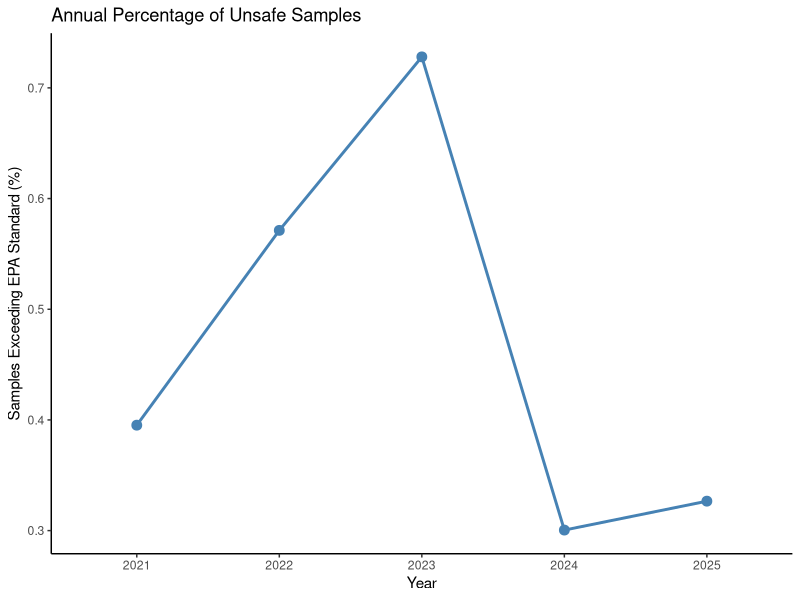
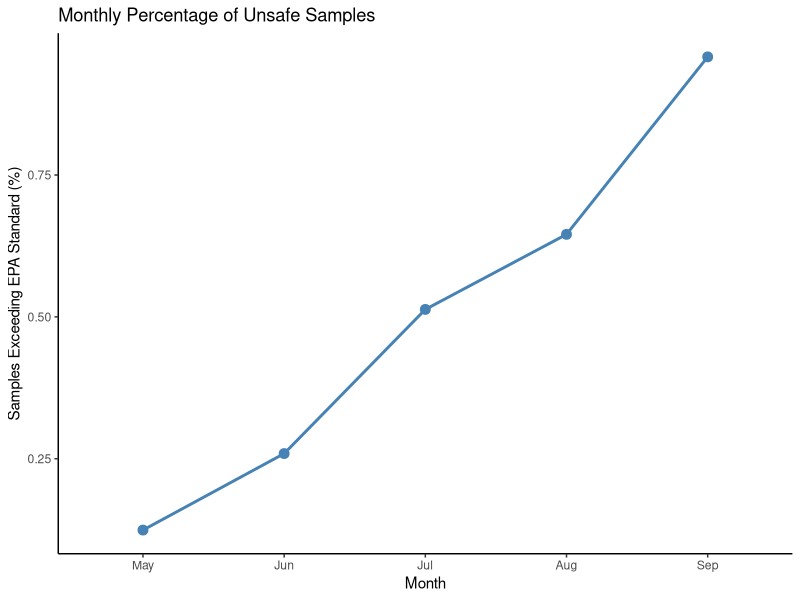
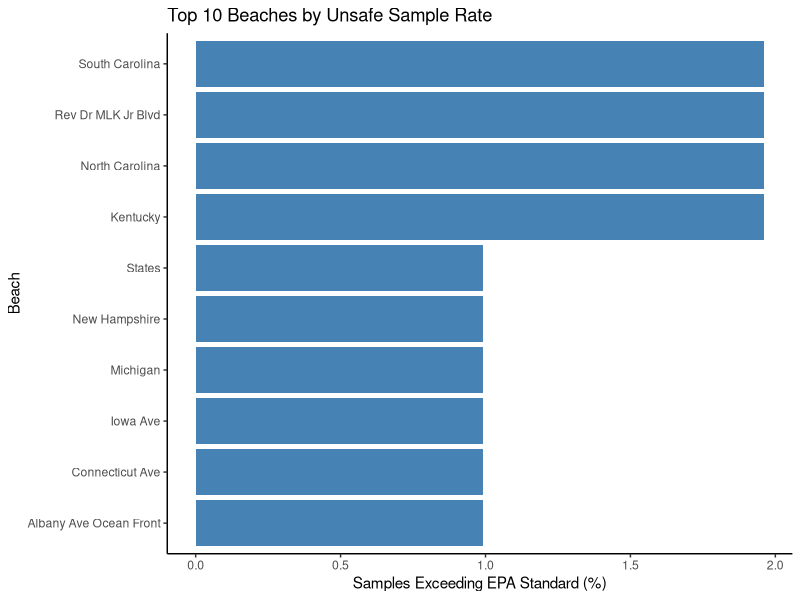
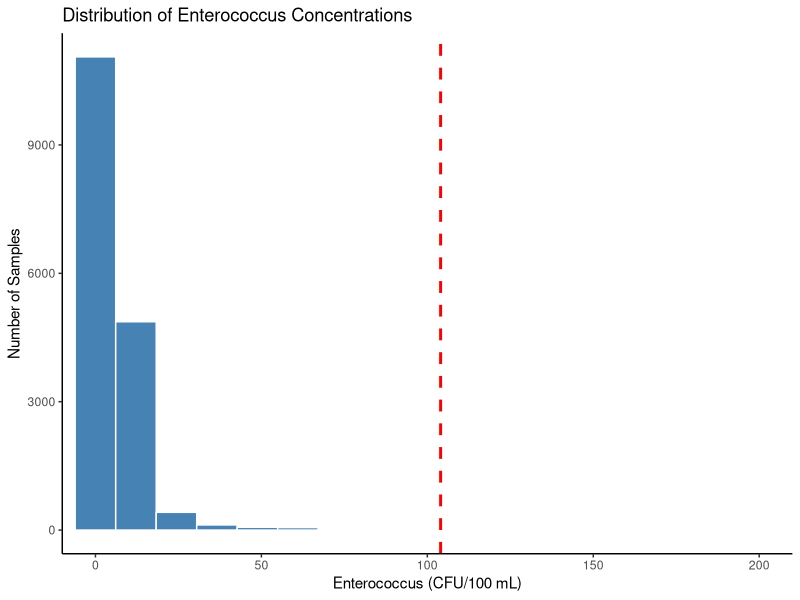
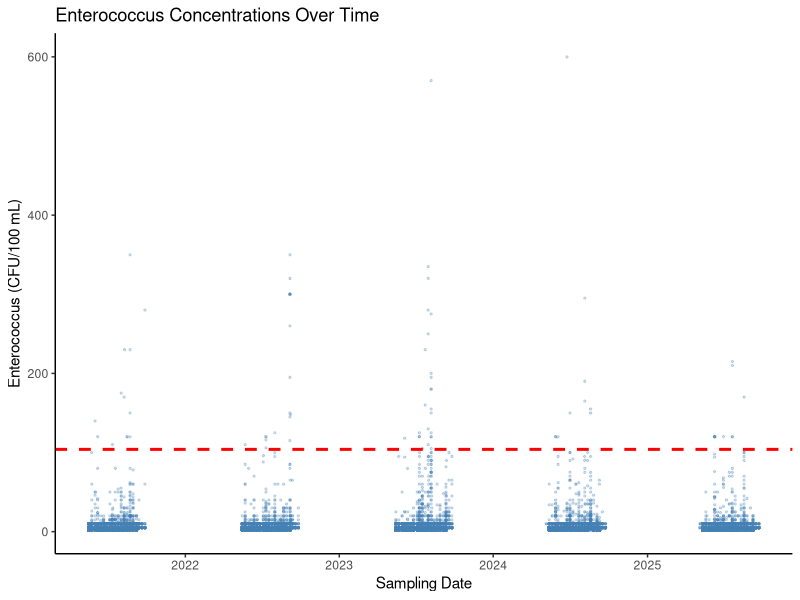
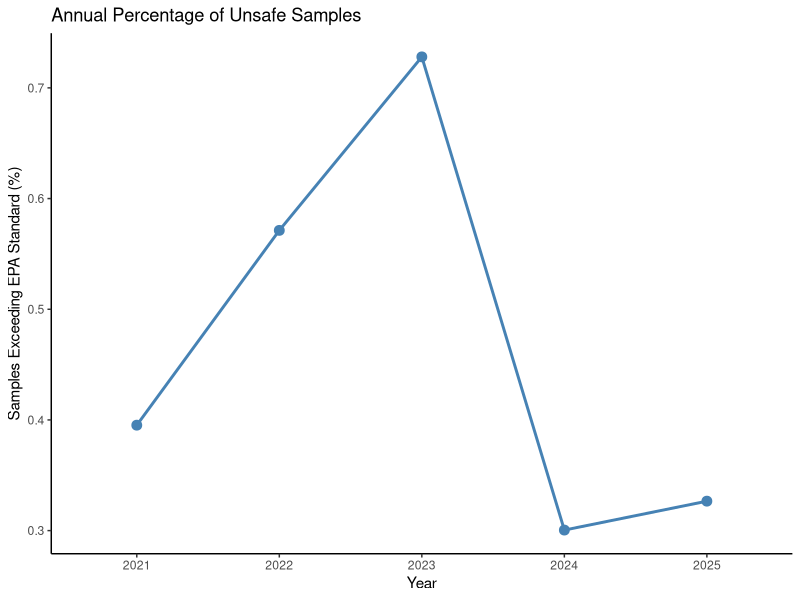
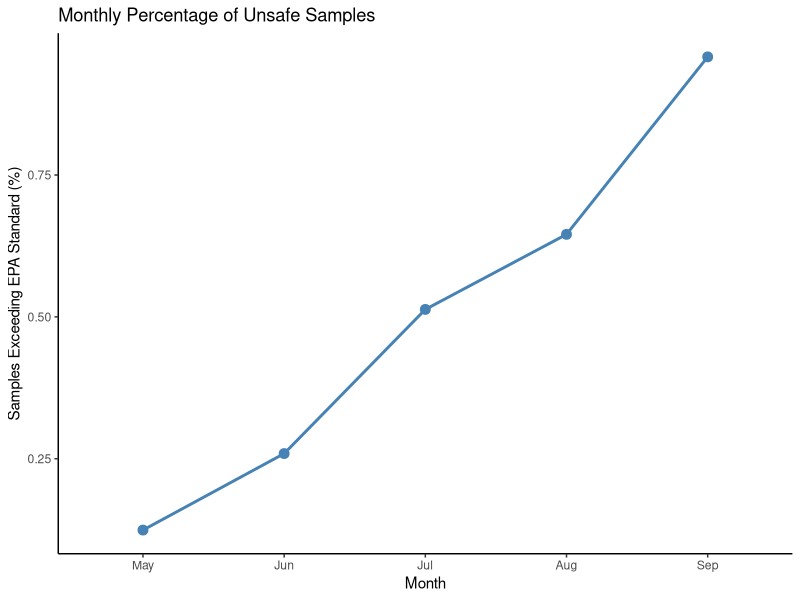
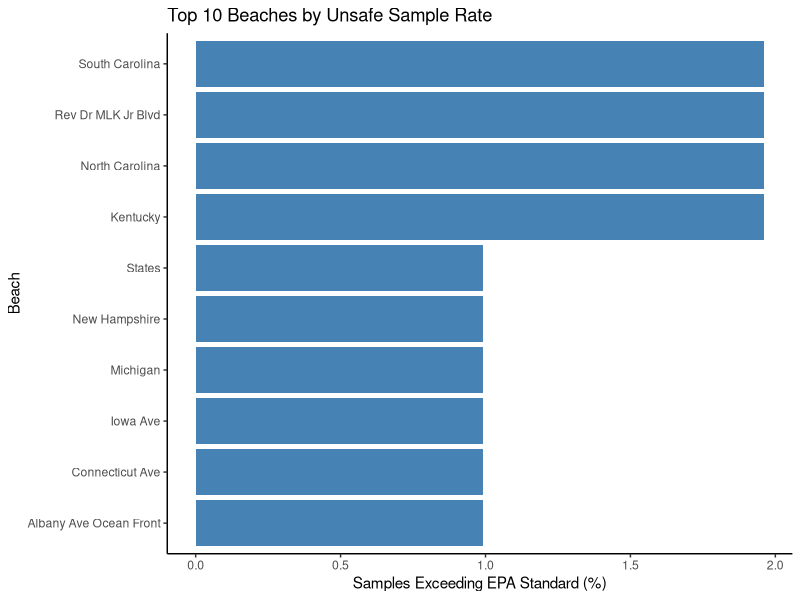

Write the R code that produced these figures, in order.
############################################################
# Multi-Year Analysis of Recreational Water Quality at
# New Jersey Beaches (2021–2026)
#
# Author: Elle Duffy
# Date: Summer 2026
# Version: 1.1
#
# Purpose:
# Explore recreational water quality at New Jersey beaches
# using Enterococcus monitoring data collected between
# 2021 and 2026. This analysis examines overall water
# quality and identifies trends across time, season,
# and beach location.
############################################################

# ==========================================
# Section 1: Load Packages
# ==========================================

library(dplyr)
library(ggplot2)

# ==========================================
# Section 2: Import Data
# ==========================================

# Read NJDEP beach water quality dataset
beach_data <- read.csv("Data/nj_beach_water_quality_2021_2026.csv")

# Verify successful data import
head(beach_data)
names(beach_data)

# ==========================================
# Section 3: Data Cleaning & Preparation
# ==========================================

# Convert sampling dates to Date format
beach_data$Result_Date <- as.Date(
  beach_data$Result_Date,
  format = "%m/%d/%Y"
)

# Convert Enterococcus measurements to numeric
beach_data$Result_Measure <- as.numeric(beach_data$Result_Measure)

# Remove observations with missing measurements
clean_data <- beach_data %>%
  filter(!is.na(Result_Measure))

# Create variables used throughout the analysis
clean_data <- clean_data %>%
  mutate(
    Year = format(Result_Date, "%Y"),
    Month = factor(
      format(Result_Date, "%m"),
      levels = c("01","02","03","04","05","06",
                 "07","08","09","10","11","12"),
      labels = c("Jan","Feb","Mar","Apr","May","Jun",
                 "Jul","Aug","Sep","Oct","Nov","Dec")
    ),
    unsafe = Result_Measure > 104
  )

# Verify cleaned dataset
summary(clean_data)

# ==========================================
# Section 4: Descriptive Statistics
# ==========================================

# Calculate the total number of water samples
total_samples <- nrow(clean_data)

# Calculate summary statistics for Enterococcus concentrations
mean_bacteria <- mean(clean_data$Result_Measure)
median_bacteria <- median(clean_data$Result_Measure)
min_bacteria <- min(clean_data$Result_Measure)
max_bacteria <- max(clean_data$Result_Measure)
sd_bacteria <- sd(clean_data$Result_Measure)

# Calculate selected quantiles
bacteria_quantiles <- quantile(
  clean_data$Result_Measure,
  probs = c(0.50, 0.75, 0.90, 0.95, 0.99)
)

# Calculate the number and percentage of unsafe samples
unsafe_samples <- sum(clean_data$unsafe)
percent_unsafe <- mean(clean_data$unsafe) * 100

# Display results
cat("=========================================\n")
cat("Descriptive Statistics\n")
cat("=========================================\n")
cat("Total samples:", total_samples, "\n")
cat("Mean Enterococcus:", round(mean_bacteria, 2), "CFU/100 mL\n")
cat("Median Enterococcus:", median_bacteria, "CFU/100 mL\n")
cat("Minimum:", min_bacteria, "CFU/100 mL\n")
cat("Maximum:", max_bacteria, "CFU/100 mL\n")
cat("Standard deviation:", round(sd_bacteria, 2), "\n")
cat("Unsafe samples:", unsafe_samples, "\n")
cat("Percent unsafe:", round(percent_unsafe, 2), "%\n\n")

cat("Selected Quantiles (CFU/100 mL):\n")
print(bacteria_quantiles)

# ==========================================
# Section 5: Annual Trends
# ==========================================

# Summarize Enterococcus data by year
year_summary <- clean_data %>%
  group_by(Year) %>%
  summarise(
    Total_Samples = n(),
    Unsafe_Samples = sum(unsafe),
    Percent_Unsafe = mean(unsafe) * 100,
    Mean_Enterococcus = mean(Result_Measure),
    Median_Enterococcus = median(Result_Measure)
  ) %>%
  ungroup()

# Display yearly summary table
print(year_summary)

# Create yearly trend figure
ggplot(year_summary,
       aes(x = Year,
           y = Percent_Unsafe,
           group = 1)) +
  
  geom_line(
    color = "steelblue",
    linewidth = 1
  ) +
  
  geom_point(
    color = "steelblue",
    size = 3
  ) +
  
  labs(
    title = "Annual Percentage of Unsafe Samples",
    x = "Year",
    y = "Samples Exceeding EPA Standard (%)"
  ) +
  
  theme_classic()

ggsave(
  "Figures/yearly_unsafe_levels.png",
  width = 8,
  height = 5,
  dpi = 300
)

# ==========================================
# Section 6: Seasonal Trends
# ==========================================

# Summarize Enterococcus data by month
monthly_summary <- clean_data %>%
  group_by(Month) %>%
  summarise(
    Total_Samples = n(),
    Unsafe_Samples = sum(unsafe),
    Percent_Unsafe = mean(unsafe) * 100,
    Mean_Enterococcus = mean(Result_Measure, na.rm = TRUE),
    Median_Enterococcus = median(Result_Measure, na.rm = TRUE)
  ) %>%
  ungroup()

# Display monthly summary table
print(monthly_summary)

# Create seasonal trend figure
ggplot(
  monthly_summary,
  aes(
    x = Month,
    y = Percent_Unsafe,
    group = 1
  )
) +
  
  geom_line(
    color = "steelblue",
    linewidth = 1
  ) +
  
  geom_point(
    color = "steelblue",
    size = 3
  ) +
  
  labs(
    title = "Monthly Percentage of Unsafe Samples",
    x = "Month",
    y = "Samples Exceeding EPA Standard (%)"
  ) +
  
  theme_classic()

ggsave(
  "Figures/monthly_unsafe_levels.png",
  width = 8,
  height = 5,
  dpi = 300
)

# ==========================================
# Section 7: Beach Comparisons
# ==========================================

# Summarize Enterococcus data by beach
beach_summary <- clean_data %>%
  group_by(Beach_Name) %>%
  summarise(
    Total_Samples = n(),
    Unsafe_Samples = sum(unsafe),
    Percent_Unsafe = mean(unsafe) * 100,
    Mean_Enterococcus = mean(Result_Measure, na.rm = TRUE),
    Median_Enterococcus = median(Result_Measure, na.rm = TRUE)
  ) %>%
  filter(Total_Samples >= 100) %>%
  arrange(desc(Percent_Unsafe)) %>%
  ungroup()

# Display beach summary table
print(beach_summary)

# Select the top 10 beaches with the highest percentage of unsafe samples
top_beaches <- beach_summary %>%
  slice_head(n = 10)

# Create beach comparison figure
ggplot(
  top_beaches,
  aes(
    x = reorder(Beach_Name, Percent_Unsafe),
    y = Percent_Unsafe
  )
) +
  
  geom_col(fill = "steelblue") +
  
  coord_flip() +
  
  labs(
    title = "Top 10 Beaches by Unsafe Sample Rate",
    x = "Beach",
    y = "Samples Exceeding EPA Standard (%)"
  ) +
  
  theme_classic()

ggsave(
  "Figures/top_10_unsafe_beaches.png",
  width = 8,
  height = 5,
  dpi = 300
)

# ==========================================
# Section 8: Distribution of Enterococcus Levels
# ==========================================

# Create histogram of Enterococcus concentrations
ggplot(clean_data, aes(x = Result_Measure)) +
  
  geom_histogram(
    bins = 50,
    fill = "steelblue",
    color = "white"
  ) +
  
  geom_vline(
    xintercept = 104,
    color = "red",
    linetype = "dashed",
    linewidth = 1
  ) +
  
  labs(
    title = "Distribution of Enterococcus Concentrations",
    x = "Enterococcus (CFU/100 mL)",
    y = "Number of Samples"
  ) +
  
  coord_cartesian(xlim = c(0, 200)) +
  
  theme_classic()
  
  ggsave(
    "Figures/enterococcus_distribution.png",
    width = 8,
    height = 5,
   dpi = 300
  )
  
  # ==========================================
  # Section 9: Water Quality Over Time
  # ==========================================
  
  ggplot(
    clean_data,
    aes(
      x = Result_Date,
      y = Result_Measure
    )
  ) +
    
    geom_point(
      alpha = 0.25,
      size = 0.5,
      color = "steelblue"
    ) +
    
    geom_hline(
      yintercept = 104,
      color = "red",
      linetype = "dashed",
      linewidth = 1
    ) +
    
    labs(
      title = "Enterococcus Concentrations Over Time",
      x = "Sampling Date",
      y = "Enterococcus (CFU/100 mL)"
    ) +
    
    theme_classic()
  
  ggsave(
    "Figures/enterococcus_over_time.png",
    width = 9,
    height = 5,
    dpi = 300
  )
  
  # ==========================================
  # Section 10: Statistical Analysis
  # ==========================================
  
  # Convert variables to factors
  clean_data$Year <- as.factor(clean_data$Year)
  clean_data$Beach_Name <- as.factor(clean_data$Beach_Name)
  
  # Logistic regression by year
  model_year <- glm(
    unsafe ~ Year,
    family = binomial,
    data = clean_data
  )
  
  summary(model_year)
  
  # Create season categories
  clean_data <- clean_data %>%
    mutate(
      Season = case_when(
        Month %in% c("May", "Jun") ~ "Early Summer",
        Month %in% c("Jul", "Aug") ~ "Peak Summer",
        Month %in% c("Sep") ~ "Late Summer",
        TRUE ~ "Other"
      )
    )
  
  clean_data$Season <- factor(
    clean_data$Season,
    levels = c(
      "Early Summer",
      "Peak Summer",
      "Late Summer",
      "Other"
    )
  )
  
  # Logistic regression by season
  model_season <- glm(
    unsafe ~ Season,
    family = binomial,
    data = clean_data
  )
  
  summary(model_season)
  
  # Logistic regression by beach
  model_beach <- glm(
    unsafe ~ Beach_Name,
    family = binomial,
    data = clean_data
  )
  
  summary(model_beach)
  
  # Calculate odds ratios
  exp(coef(model_year))
  exp(coef(model_season))
  exp(coef(model_beach))
  
# ==========================================
# End of Analysis
# ==========================================
#
# This script completes the full analysis of recreational
# water quality at New Jersey beaches using Enterococcus
# monitoring data collected between 2021 and 2026.
#
# The workflow includes:
#   - Importing and preparing the dataset
#   - Summarizing water quality measurements
#   - Exploring annual and seasonal patterns
#   - Comparing water quality across beaches
#   - Creating publication-ready figures
#   - Evaluating trends using logistic regression
#
# All figures and statistical results presented in the
# accompanying manuscript were generated from this script.
#
# Independent research project by Elle Duffy
# Summer 2026
#
# Repository:
# https://github.com/elleduffy/nj-beach-water-quality-analysis-2021-2026-2
#
# End of script.
